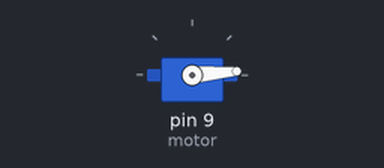
This sketch was run on a simulated Arduino Uno, built with avr-gcc and run on an emulated ATmega328P. On the bench: servo.

Above: at 0.05 s.
At 0.55 s:
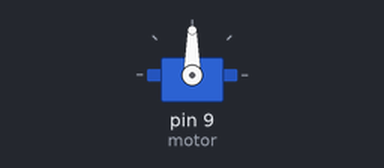
At 1.05 s:
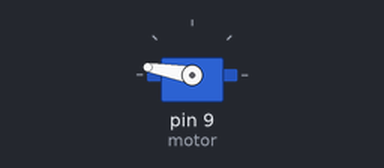
At 2.05 s:
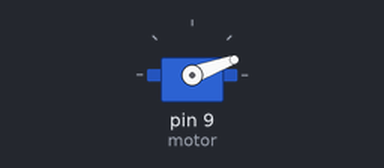
Timing chart, 0 to 5.1 s (numbered marks = the images above):
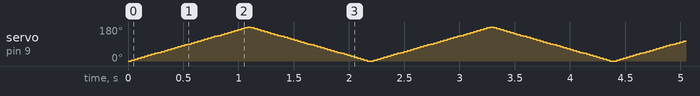

The sketch:

ex_Servo.ino
```cpp
#include<Servo.h>

Servo ms;
int motor = 9;
int pos = 0;

void setup() {
  ms.attach(motor);
}

void loop() {
  for(pos = 0;pos<180;pos+=5)
  {
    ms.write(pos);
    delay(30);
  }
  for(pos = 180;pos>=0;pos-=5)
  {
    ms.write(pos);
    delay(30);
  }
}
```
